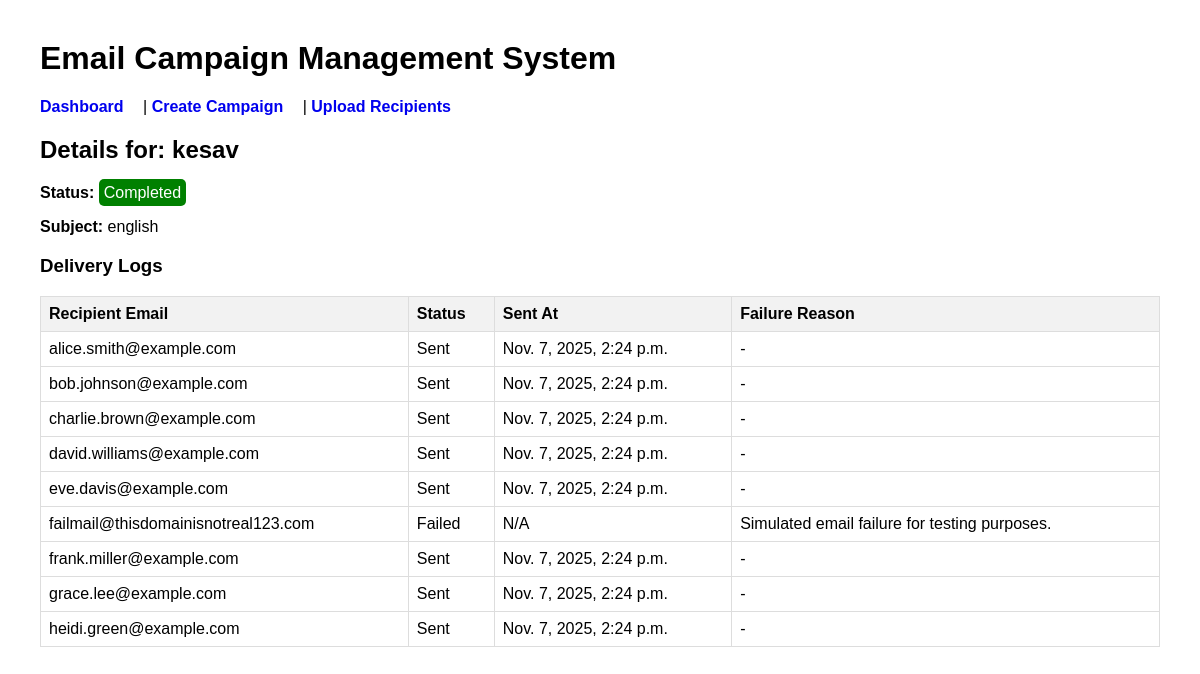
Screenshot of /campaign/13/ with the database file from the repository.
### campaigns/models.py (models this page shows, shortened)
class Campaign(models.Model):
    class CampaignStatus(models.TextChoices):
        DRAFT = 'DRAFT', 'Draft'
        SCHEDULED = 'SCHEDULED', 'Scheduled'
        IN_PROGRESS = 'IN_PROGRESS', 'In Progress'
        COMPLETED = 'COMPLETED', 'Completed'
        FAILED = 'FAILED', 'Failed'
    name = models.CharField(max_length=255)
    subject = models.CharField(max_length=255)
    content = models.TextField() # Can be plain text or HTML
    scheduled_time = models.DateTimeField()
    status = models.CharField(
        max_length=20,
        choices=CampaignStatus.choices,
        default=CampaignStatus.DRAFT
    )
    created_at = models.DateTimeField(auto_now_add=True)
    updated_at = models.DateTimeField(auto_now=True)

class DeliveryLog(models.Model):
    class DeliveryStatus(models.TextChoices):
        PENDING = 'PENDING', 'Pending'
        SENT = 'SENT', 'Sent'
        FAILED = 'FAILED', 'Failed'
    campaign = models.ForeignKey(Campaign, related_name='logs', on_delete=models.CASCADE)
    recipient = models.ForeignKey(Recipient, on_delete=models.CASCADE)
    status = models.CharField(
        max_length=20,
        choices=DeliveryStatus.choices,
        default=DeliveryStatus.PENDING
    )
    sent_at = models.DateTimeField(null=True, blank=True)
    failure_reason = models.TextField(blank=True, null=True)
    class Meta:
        unique_together = ('campaign', 'recipient') # One log per recipient per campaign

class Recipient(models.Model):
    class SubscriptionStatus(models.TextChoices):
        SUBSCRIBED = 'SUBSCRIBED', 'Subscribed'
        UNSUBSCRIBED = 'UNSUBSCRIBED', 'Unsubscribed'
    name = models.CharField(max_length=255)
    email = models.EmailField(unique=True)
    status = models.CharField(
        max_length=20,
        choices=SubscriptionStatus.choices,
        default=SubscriptionStatus.SUBSCRIBED
    )
    created_at = models.DateTimeField(auto_now_add=True)

### campaigns/views.py (the view)
# urls.py: path('campaign/<int:pk>/', views.campaign_detail, name='campaign_detail'),
def campaign_detail(request, pk):
    campaign = get_object_or_404(Campaign, pk=pk)
    logs = campaign.logs.all().order_by('recipient__email')
    return render(request, 'campaigns/campaign_detail.html', {'campaign': campaign, 'logs': logs})

### campaigns/templates/campaigns/campaign_detail.html
{% extends 'campaigns/base.html' %}
{% block content %}
    <h2>Details for: {{ campaign.name }}</h2>
    <p><strong>Status:</strong> <span class="status status-{{ campaign.status }}">{{ campaign.get_status_display }}</span></p>
    <p><strong>Subject:</strong> {{ campaign.subject }}</p>
    <h3>Delivery Logs</h3>
    <table>
        <thead>
            <tr>
                <th>Recipient Email</th>
                <th>Status</th>
                <th>Sent At</th>
                <th>Failure Reason</th>
            </tr>
        </thead>
        <tbody>
            {% for log in logs %}
            <tr>
                <td>{{ log.recipient.email }}</td>
                <td>{{ log.get_status_display }}</td>
                <td>{{ log.sent_at|default:"N/A" }}</td>
                <td>{{ log.failure_reason|default:"-" }}</td>
            </tr>
            {% endfor %}
        </tbody>
    </table>
{% endblock %}

### campaigns/templates/campaigns/base.html (style rules this page uses)
body { font-family: Arial, sans-serif; margin: 40px; }
table { width: 100%; border-collapse: collapse; }
th, td { border: 1px solid #ddd; padding: 8px; text-align: left; }
th { background-color: #f2f2f2; }
.status { padding: 5px; border-radius: 5px; color: white; }
.status-COMPLETED { background-color: green; }

### rows the page displays
Campaign: name "kesav", status "Completed", subject "english"
DeliveryLog: recipient.email "alice.smith@example.com", status "Sent", sent_at "Nov. 7, 2025, 2:24 p.m.", failure_reason "-"
DeliveryLog: recipient.email "bob.johnson@example.com", status "Sent", sent_at "Nov. 7, 2025, 2:24 p.m.", failure_reason "-"
DeliveryLog: recipient.email "charlie.brown@example.com", status "Sent", sent_at "Nov. 7, 2025, 2:24 p.m.", failure_reason "-"
DeliveryLog: recipient.email "david.williams@example.com", status "Sent", sent_at "Nov. 7, 2025, 2:24 p.m.", failure_reason "-"
DeliveryLog: recipient.email "eve.davis@example.com", status "Sent", sent_at "Nov. 7, 2025, 2:24 p.m.", failure_reason "-"
DeliveryLog: recipient.email "failmail@thisdomainisnotreal123.com", status "Failed", sent_at "N/A", failure_reason "Simulated email failure for testing purposes."
DeliveryLog: recipient.email "frank.miller@example.com", status "Sent", sent_at "Nov. 7, 2025, 2:24 p.m.", failure_reason "-"
DeliveryLog: recipient.email "grace.lee@example.com", status "Sent", sent_at "Nov. 7, 2025, 2:24 p.m.", failure_reason "-"
DeliveryLog: recipient.email "heidi.green@example.com", status "Sent", sent_at "Nov. 7, 2025, 2:24 p.m.", failure_reason "-"
